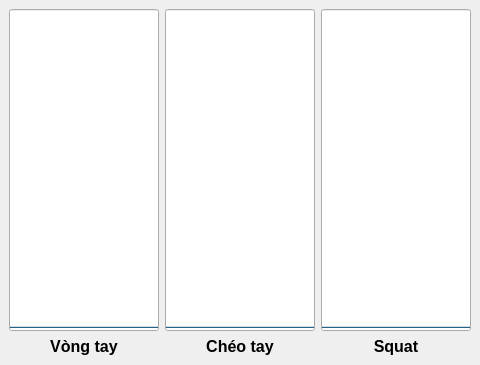
                               <widget class="QWidget" name="scrollAreaWidgetContents_7">
                                <property name="geometry">
                                 <rect>
                                  <x>0</x>
                                  <y>0</y>
                                  <width>480</width>
                                  <height>365</height>
                                 </rect>
                                </property>
                                <layout class="QVBoxLayout" name="verticalLayout_44">
                                 <property name="spacing">
                                  <number>0</number>
                                 </property>
                                 <property name="leftMargin">
                                  <number>0</number>
                                 </property>
                                 <property name="topMargin">
                                  <number>0</number>
                                 </property>
                                 <property name="rightMargin">
                                  <number>0</number>
                                 </property>
                                 <property name="bottomMargin">
                                  <number>0</number>
                                 </property>
                                 <item>
                                  <widget class="QWidget" name="widget_8" native="true">
                                   <layout class="QGridLayout" name="gridLayout_17">
                                    <item row="0" column="2">
                                     <widget class="QProgressBar" name="squat">
                                      <property name="sizePolicy">
                                       <sizepolicy hsizetype="Preferred" vsizetype="Expanding">
                                        <horstretch>0</horstretch>
                                        <verstretch>0</verstretch>
                                       </sizepolicy>
                                      </property>
                                      <property name="layoutDirection">
                                       <enum>Qt::LeftToRight</enum>
                                      </property>
                                      <property name="maximum">
                                       <number>100</number>
                                      </property>
                                      <property name="value">
                                       <number>0</number>
                                      </property>
                                      <property name="textVisible">
                                       <bool>false</bool>
                                      </property>
                                      <property name="orientation">
                                       <enum>Qt::Vertical</enum>
                                      </property>
                                      <property name="format">
                                       <string>%p%</string>
                                      </property>
                                     </widget>
                                    </item>
                                    <item row="0" column="0">
                                     <widget class="QProgressBar" name="vongtay">
                                      <property name="sizePolicy">
                                       <sizepolicy hsizetype="Preferred" vsizetype="Expanding">
                                        <horstretch>0</horstretch>
                                        <verstretch>0</verstretch>
                                       </sizepolicy>
                                      </property>
                                      <property name="layoutDirection">
                                       <enum>Qt::LeftToRight</enum>
                                      </property>
                                      <property name="value">
                                       <number>0</number>
                                      </property>
                                      <property name="textVisible">
                                       <bool>false</bool>
                                      </property>
                                      <property name="orientation">
                                       <enum>Qt::Vertical</enum>
                                      </property>
                                      <property name="invertedAppearance">
                                       <bool>false</bool>
                                      </property>
                                      <property name="textDirection">
                                       <enum>QProgressBar::TopToBottom</enum>
                                      </property>
                                      <property name="format">
                                       <string>%p%</string>
                                      </property>
                                     </widget>
                                    </item>
                                    <item row="0" column="1">
                                     <widget class="QProgressBar" name="cheotay">
                                      <property name="sizePolicy">
                                       <sizepolicy hsizetype="Preferred" vsizetype="Expanding">
                                        <horstretch>0</horstretch>
                                        <verstretch>0</verstretch>
                                       </sizepolicy>
                                      </property>
                                      <property name="layoutDirection">
                                       <enum>Qt::LeftToRight</enum>
                                      </property>
                                      <property name="value">
                                       <number>0</number>
                                      </property>
                                      <property name="textVisible">
                                       <bool>false</bool>
                                      </property>
                                      <property name="orientation">
                                       <enum>Qt::Vertical</enum>
                                      </property>
                                      <property name="format">
                                       <string>%p%</string>
                                      </property>
                                     </widget>
                                    </item>
                                    <item row="1" column="0">
                                     <widget class="QLabel" name="label_68">
                                      <property name="font">
                                       <font>
                                        <pointsize>12</pointsize>
                                        <weight>75</weight>
                                        <bold>true</bold>
                                       </font>
                                      </property>
                                      <property name="text">
                                       <string>Vòng tay</string>
                                      </property>
                                      <property name="alignment">
                                       <set>Qt::AlignCenter</set>
                                      </property>
                                     </widget>
                                    </item>
                                    <item row="1" column="1">
                                     <widget class="QLabel" name="label_69">
                                      <property name="font">
                                       <font>
                                        <pointsize>12</pointsize>
                                        <weight>75</weight>
                                        <bold>true</bold>
                                       </font>
                                      </property>
                                      <property name="text">
                                       <string>Chéo tay</string>
                                      </property>
                                      <property name="alignment">
                                       <set>Qt::AlignCenter</set>
                                      </property>
                                     </widget>
                                    </item>
                                    <item row="1" column="2">
                                     <widget class="QLabel" name="label_70">
                                      <property name="font">
                                       <font>
                                        <pointsize>12</pointsize>
                                        <weight>75</weight>
                                        <bold>true</bold>
                                       </font>
                                      </property>
                                      <property name="text">
                                       <string>Squat</string>
                                      </property>
                                      <property name="alignment">
                                       <set>Qt::AlignCenter</set>
                                      </property>
                                     </widget>
                                    </item>
                                   </layout>
                                  </widget>
                                 </item>
                                </layout>
                               </widget>
